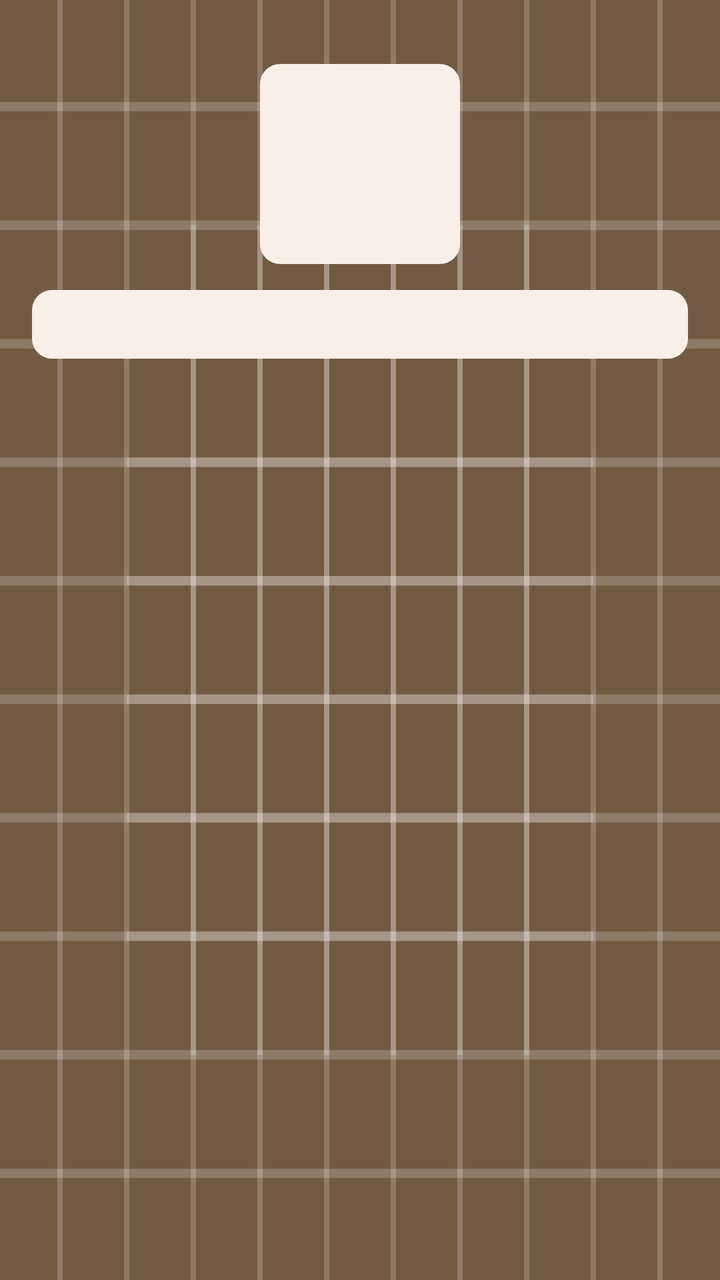
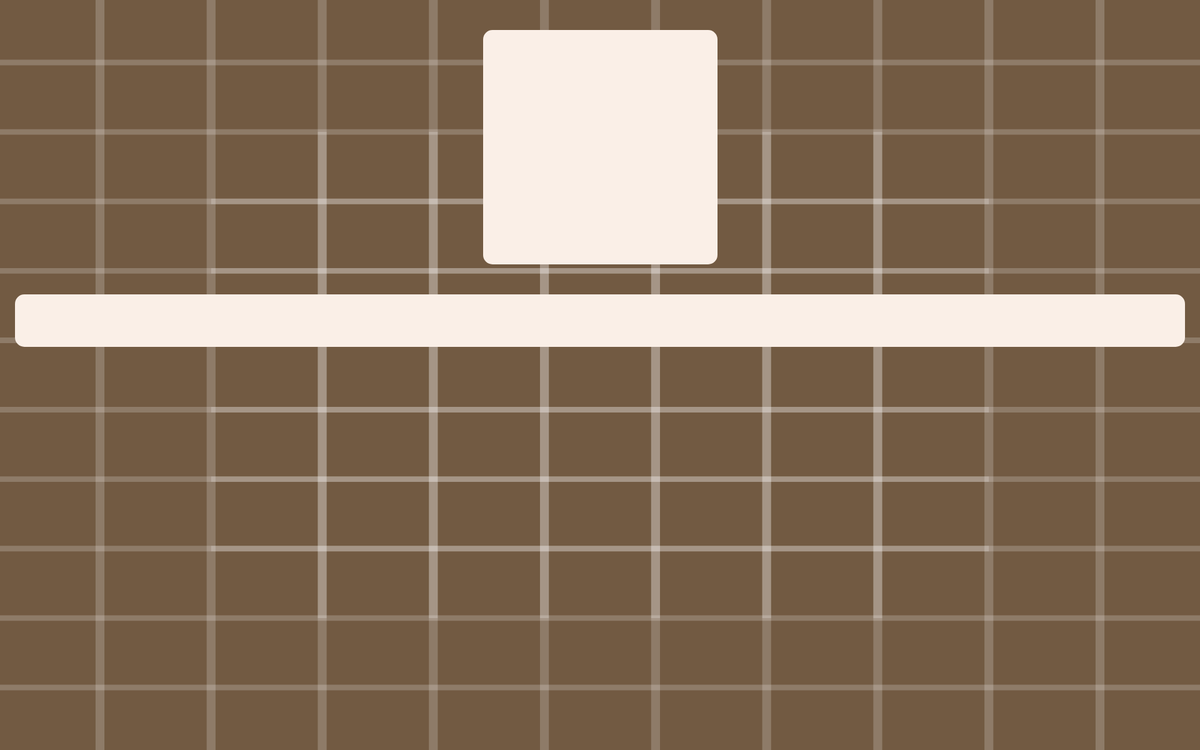

The same Android screen from two of the app's own layout files: first res/layout/ as a phone draws it, then the repository's variant for another configuration, drawn on a device whose configuration selects that folder. Both files follow.
<!-- AndroidManifest.xml: application theme AppTheme -->
<!-- res/layout/fragment_three_question_display.xml -->
<?xml version="1.0" encoding="utf-8"?>
<androidx.constraintlayout.widget.ConstraintLayout xmlns:android="http://schemas.android.com/apk/res/android"
    xmlns:app="http://schemas.android.com/apk/res-auto"
    xmlns:tools="http://schemas.android.com/tools"
    android:layout_width="match_parent"
    android:layout_height="match_parent"
    android:background="@drawable/questionbackground"
    tools:context=".ThreeQuestionDisplayFragment">

    <ScrollView
        android:layout_width="match_parent"
        android:layout_height="match_parent"
        android:layout_marginBottom="32dp"
        app:layout_constraintBottom_toBottomOf="parent"
        app:layout_constraintEnd_toEndOf="parent"
        app:layout_constraintStart_toStartOf="parent"
        app:layout_constraintTop_toTopOf="parent">

        <androidx.constraintlayout.widget.ConstraintLayout
            android:layout_width="match_parent"
            android:layout_height="wrap_content"
            app:layout_constraintBottom_toBottomOf="parent"
            app:layout_constraintEnd_toEndOf="parent"
            app:layout_constraintStart_toStartOf="parent"
            app:layout_constraintTop_toTopOf="parent">

            <TextView
                android:id="@+id/readingText"
                android:layout_width="match_parent"
                android:layout_height="wrap_content"
                android:layout_marginStart="16dp"
                android:layout_marginTop="145dp"
                android:layout_marginEnd="16dp"
                android:layout_marginBottom="24dp"
                android:background="@drawable/rounded_corners"
                android:backgroundTintMode="add"
                android:padding="5dp"
                android:scrollbars="vertical"
                android:textSize="18sp"

                app:layout_constraintEnd_toEndOf="parent"
                app:layout_constraintStart_toStartOf="parent"
                app:layout_constraintTop_toTopOf="parent"
                app:layout_constraintVertical_bias="0.050000012" />

            <ImageView
                android:id="@+id/imageView"
                android:layout_width="100dp"
                android:layout_height="100dp"
                android:layout_marginTop="32dp"
                android:background="@drawable/rounded_corners"

                android:foreground="@drawable/logo"
                android:visibility="visible"
                app:layout_constraintEnd_toEndOf="parent"
                app:layout_constraintStart_toStartOf="parent"
                app:layout_constraintTop_toTopOf="parent"
                tools:ignore="ContentDescription" />


        </androidx.constraintlayout.widget.ConstraintLayout>

    </ScrollView>



</androidx.constraintlayout.widget.ConstraintLayout>
<!-- resources referenced by this layout -->
<resources>
  <!-- drawable rounded_corners (drawable) -->
  <?xml version="1.0" encoding="utf-8"?>
  <shape xmlns:android="http://schemas.android.com/apk/res/android" android:shape="rectangle">
      <solid  android:color="@color/md_theme_light_inverseOnSurface"/>
  
      <corners android:radius="10dp"/>
  </shape>
  <color name="md_theme_light_inverseOnSurface">#FAEFE7</color>
  <color name="md_theme_light_primary">#895100</color>
  <color name="md_theme_light_onPrimary">#FFFFFF</color>
  <color name="md_theme_light_primaryContainer">#FFDCBD</color>
  <color name="md_theme_light_onPrimaryContainer">#2C1600</color>
  <color name="md_theme_light_secondary">#725A42</color>
  <color name="md_theme_light_onSecondary">#FFFFFF</color>
  <color name="md_theme_light_secondaryContainer">#FEDDBE</color>
  <color name="md_theme_light_onSecondaryContainer">#291806</color>
  <color name="md_theme_light_tertiary">#57633B</color>
  <color name="md_theme_light_onTertiary">#FFFFFF</color>
  <color name="md_theme_light_tertiaryContainer">#DBE8B5</color>
  <color name="md_theme_light_onTertiaryContainer">#151F01</color>
  <color name="md_theme_light_error">#BA1A1A</color>
  <color name="md_theme_light_errorContainer">#FFDAD6</color>
  <color name="md_theme_light_onError">#FFFFFF</color>
  <color name="md_theme_light_onErrorContainer">#410002</color>
  <color name="md_theme_light_background">#FFFBFF</color>
  <color name="md_theme_light_onBackground">#201B16</color>
  <color name="md_theme_light_surface">#FFF8F4</color>
  <color name="md_theme_light_onSurface">#201B16</color>
  <color name="md_theme_light_surfaceVariant">#F2DFD0</color>
  <color name="md_theme_light_onSurfaceVariant">#50453A</color>
  <color name="md_theme_light_outline">#837568</color>
  <color name="md_theme_light_inverseSurface">#352F2B</color>
  <color name="md_theme_light_inversePrimary">#FFB86C</color>
</resources>
<!-- res/layout-sw800dp/fragment_three_question_display.xml (the repository's variant of the layout above) -->
<!-- drawn on a large tablet held sideways -->
<?xml version="1.0" encoding="utf-8"?>
<androidx.constraintlayout.widget.ConstraintLayout xmlns:android="http://schemas.android.com/apk/res/android"
    xmlns:app="http://schemas.android.com/apk/res-auto"
    xmlns:tools="http://schemas.android.com/tools"
    android:layout_width="match_parent"
    android:layout_height="match_parent"
    android:background="@drawable/questionbackground"
    tools:context=".ThreeQuestionDisplayFragment">

    <ScrollView
        android:layout_width="match_parent"
        android:layout_height="match_parent"
        android:layout_marginBottom="32dp"
        app:layout_constraintBottom_toBottomOf="parent"
        app:layout_constraintEnd_toEndOf="parent"
        app:layout_constraintStart_toStartOf="parent"
        app:layout_constraintTop_toTopOf="parent">

        <androidx.constraintlayout.widget.ConstraintLayout
            android:layout_width="match_parent"
            android:layout_height="wrap_content">

            <TextView
                android:id="@+id/readingText"
                android:layout_width="match_parent"
                android:layout_height="wrap_content"
                android:layout_marginStart="16dp"
                android:layout_marginTop="32dp"
                android:layout_marginEnd="16dp"
                android:background="@drawable/rounded_corners"
                android:backgroundTintMode="add"

                android:padding="5dp"

                android:textSize="34sp"
                app:layout_constraintEnd_toEndOf="parent"
                app:layout_constraintStart_toStartOf="parent"
                app:layout_constraintTop_toBottomOf="@+id/imageView" />

            <ImageView
                android:id="@+id/imageView"
                android:layout_width="250dp"
                android:layout_height="250dp"
                android:layout_marginTop="32dp"
                android:background="@drawable/rounded_corners"

                android:foreground="@drawable/logo"
                android:visibility="visible"
                app:layout_constraintEnd_toEndOf="parent"
                app:layout_constraintStart_toStartOf="parent"
                app:layout_constraintTop_toTopOf="parent"
                tools:ignore="ContentDescription" />
        </androidx.constraintlayout.widget.ConstraintLayout>


    </ScrollView>




</androidx.constraintlayout.widget.ConstraintLayout>
